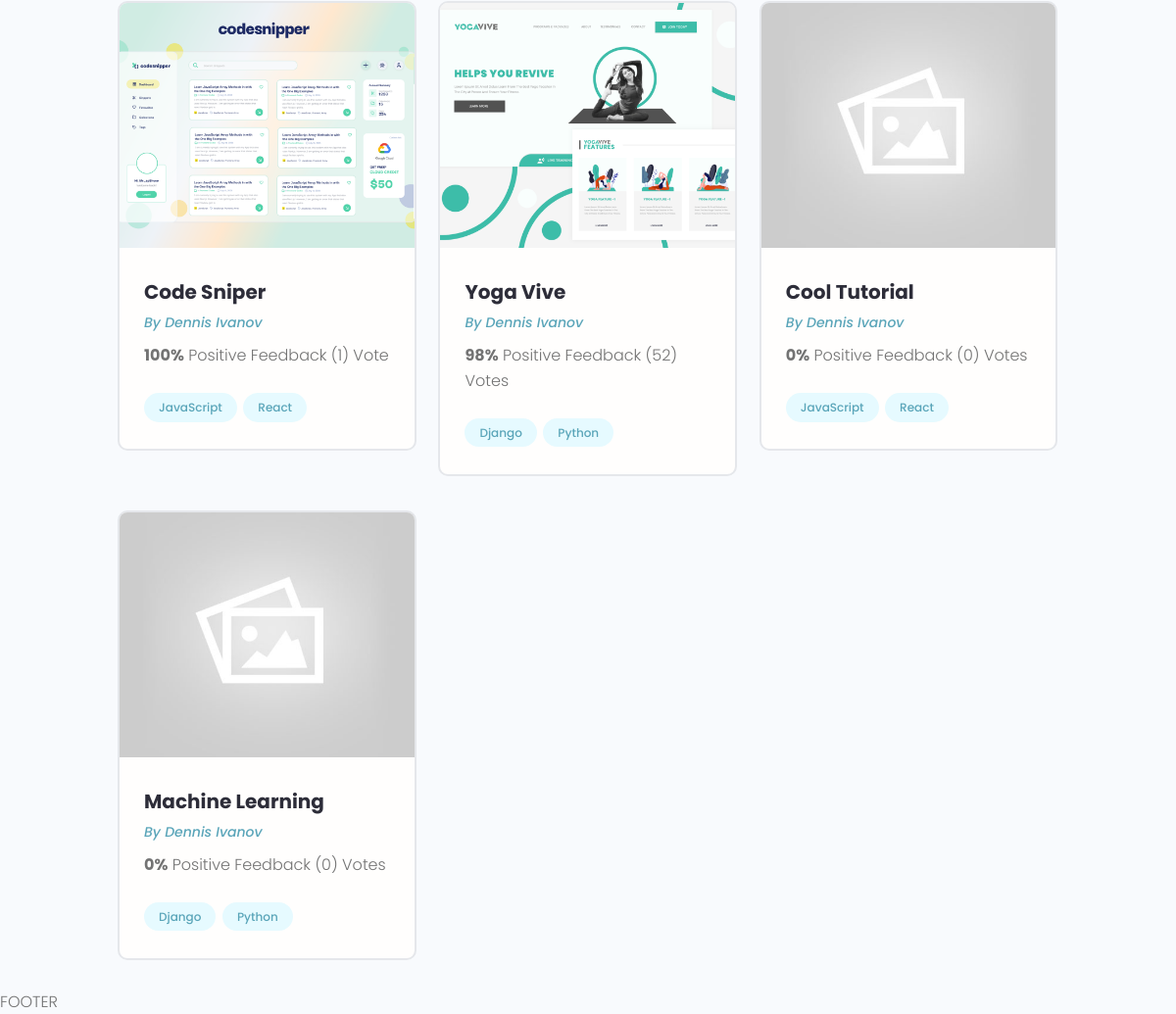
The page /project/ (lower part) on the database as committed earlier.
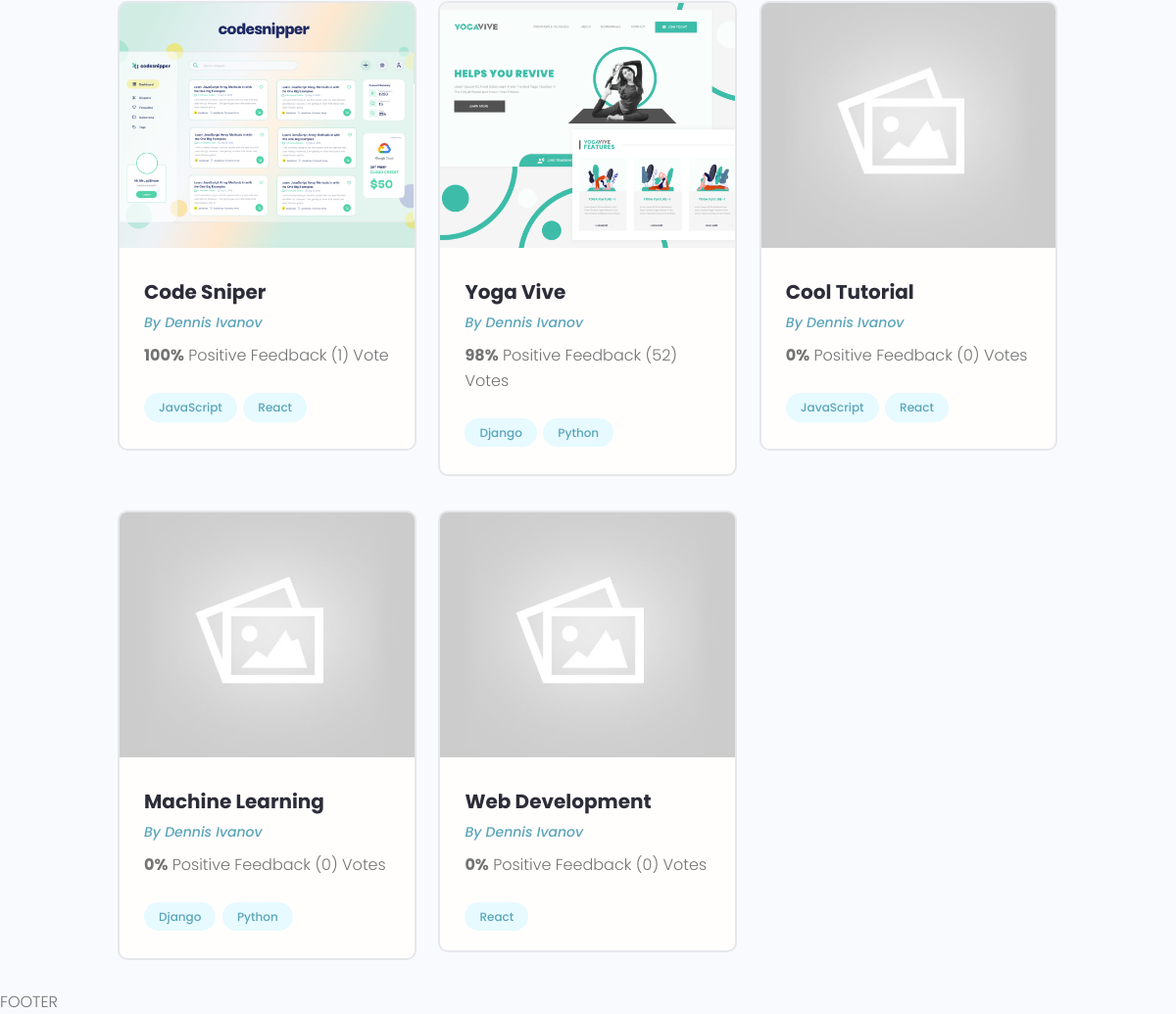
The same page on the database as committed later.
### projects/models.py (models this page shows, shortened)
class Project(models.Model):
    owner = models.ForeignKey(Profile, null=True, blank=True, on_delete=models.SET_NULL)
    title = models.CharField(max_length=200)
    description = models.TextField(null=True, blank=True)
    featured_image = models.ImageField(null=True, blank=True, default="default.jpg")
    demo_link = models.CharField(max_length=2000, null=True, blank=True)
    source_link = models.CharField(max_length=2000, null=True, blank=True)
    tags = models.ManyToManyField('Tag', blank=True)
    vote_total = models.IntegerField(default=0, null=True, blank=True)
    vote_ratio = models.IntegerField(default=0, null=True, blank=True)
    created = models.DateTimeField(auto_now_add=True)
    id = models.UUIDField(default=uuid.uuid4, unique=True, primary_key=True, editable=False)

class Tag(models.Model):
    name = models.CharField(max_length=200)
    created = models.DateTimeField(auto_now_add=True)
    id = models.UUIDField(default=uuid.uuid4, unique=True, primary_key=True, editable=False)
    def __str__(self):
        return self.name

### projects/views.py (the view)
# urls.py: path('project/', include('projects.urls')),
def projects(request):
    projects = Project.objects.all()
    context = {'projects' : projects}
    return render(request, 'projects/projects.html', context)

### projects/templates/projects/projects.html (shortened to what this page needs)
{% extends 'main.html' %}
{% block content %}
  <main class="projects">
    <section class="projectsList">
      <div class="container">
        <div class="grid grid--three">
        {% for project in projects %}
          <div class="column">
            <div class="card project">
              <a href="{% url 'project' project.id %}" class="project">
                <img class="project__thumbnail" src="{{ project.featured_image.url }}" alt="project thumbnail" />
                <div class="card__body">
                  <h3 class="project__title">{{project.title}}</h3>
                  <p><a class="project__author" href="{% url 'project' project.id %}">By Dennis Ivanov</a></p>
                  <p class="project--rating">
                    <span style="font-weight: bold;">{{project.vote_ratio}}%</span> Positive
                    Feedback ({{project.vote_total}}) Vote{{project.vote_total|pluralize:"s"}}
                  </p>
                  <div class="project__tags">
                    {% for tag in project.tags.all %}
                    <span class="tag tag--pill tag--main">
                      <small>{{tag}}</small>
                    </span>
                    {% endfor %}
                  </div>
                </div>
              </a>
            </div>
          </div>
        {% endfor %}
        </div>
      </div>
    </section>
  </main>
{% endblock content %}

### templates/main.html (shortened to what this page needs)
<!DOCTYPE html>
{% load static %}
<html>
<head>
    <link rel="stylesheet" href="https://cdn.iconmonstr.com/1.3.0/css/iconmonstr-iconic-font.min.css" />
    <link rel="stylesheet" href="{% static 'uikit/styles/uikit.css' %}" />
    <link rel="stylesheet" href="{% static 'styles/app.css' %}" />
</head>
<body>
    {% block content %}
    {% endblock content%}
    <p>FOOTER</p>
</body>
</html>

### templates/navbar.html (shortened to what this page needs)
{% load static %}

### static/styles/app.css (style rules this page uses)
:root { --color-sub: #2d2d39; }
.card { border: 2px solid var(--color-light); }
img { width: 100%; }
.project__author { font-size: 1.4rem; font-style: italic; }
.project--rating { margin-bottom: 1.6em; margin-top: .5em; }
.projectsList { margin-top: 8rem; }
.project__thumbnail { height: 25rem; object-fit: cover; object-position: top center; }
.project__title { font-size: 2rem; font-weight: 700; color: var(--color-sub); }

### static/uikit/styles/modules/_variables.css (style rules this page uses)
:root { --color-main: #5aa5b9; --color-main-light: #e6faff; --color-sub: #3f4156; --color-sub-light: #51546e; --color-sub-lighter: #ededfd; --color-text: #737373; --color-gray: #8b8b8b; --color-light: #e5e7eb; --color-light-gray: #767676; --color-bg: #f8fafd; --color-white: #fffefd; --color-white-light: #f3f3f3; --color-success: #359e64; --color-success-bg: #def8e8; --color-error: #fc4b0b; --color-error-bg: #fff2ee; --font-base: 'Poppins', arial, helvetica, 'Segoe UI', roboto, ubuntu, sans-serif; --font-monospace: 'Fira Code', 'Courier New', courier, monospace; --font-regular: 300; --font-medium: 500; --font-bold: 700; --generic-shadow: 1px 1px 5px #00000010; --generic-transition: all 0.3s ease-in-out; }

### static/uikit/styles/modules/_base.css (style rules this page uses)
* { margin: 0; padding: 0; box-sizing: border-box; text-rendering: optimizeLegibility; color: inherit; font-size: inherit; }
html { font-size: 50%; }
@media only screen and (min-width: 480px) { html { font-size: 56.25%; } }
@media only screen and (min-width: 1200px) { html { font-size: 62.5%; } }
body { line-height: 1.6; font-weight: 400; font-size: 1.5rem; color: var(--color-text); background-color: var(--color-bg); min-height: 100vh; }

### static/uikit/styles/modules/_typography.css (style rules this page uses)
* { font-family: var(--font-base); }
h3 { font-size: 3.2rem; font-weight: var(--font-medium); }
p, span, strong { font-size: 1.6rem; color: var(--color-text); font-weight: var(--font-regular); }
a { padding-bottom: 2px; text-decoration: none; display: inline-block; color: var(--color-main); font-weight: var(--font-medium); }

### static/uikit/styles/modules/_utilities.css (style rules this page uses)
.container { width: 92%; max-width: 165rem; margin: 0 auto; box-sizing: border-box; }
@media screen and (min-width: 1000px) { .container { width: 90%; } }
@media screen and (min-width: 1200px) { .container { width: 80%; } }

### static/uikit/styles/modules/_card.css (style rules this page uses)
.card { border-radius: 1rem; background-color: var(--color-white); border: 1.5px solid var(--color-light); width: auto; height: auto; margin-top: 0.5rem; margin-bottom: 0.5rem; overflow: hidden; }
.card__body, .card__header { padding: 2rem 2.5rem; }

### static/uikit/styles/modules/_tag.css (style rules this page uses)
.tag { display: inline-flex; align-items: center; background-color: var(--color-sub); height: -webkit-fit-content; height: -moz-fit-content; height: fit-content; width: -webkit-fit-content; width: -moz-fit-content; width: fit-content; border-radius: 0.5rem; padding: 0.5rem 1.5rem; font-size: 1.2rem; cursor: pointer; }
.tag:not(:last-child) { margin-right: 0.25rem; margin-bottom: 0.75rem; }
.tag > small { color: var(--color-white); }
.tag--pill { border-radius: 5rem; }
.tag--main, .tag--main > small { background: var(--color-main-light); color: var(--color-main); font-weight: 500; }

### static/uikit/styles/modules/_grid.css (style rules this page uses)
.grid { display: flex; flex-wrap: wrap; justify-content: flex-start; align-items: stretch; }
.grid > .column { min-width: 28rem; margin-bottom: 2.5rem; }
.grid--three > .column { flex-basis: 100%; }
@media screen and (min-width: 800px) { .grid--three { margin-right: -2%; } }
@media screen and (min-width: 800px) { .grid--three > .column { margin-right: 2%; } }
@media screen and (min-width: 800px) { .grid--three > .column { flex-basis: 48%; } }
@media screen and (min-width: 1200px) { .grid--three { margin-right: -2.33%; } }
@media screen and (min-width: 1200px) { .grid--three > .column { margin-right: 2.33%; } }
@media screen and (min-width: 1200px) { .grid--three > .column { flex-basis: 31%; } }

Rows that differ between the two databases and show on the page:
added Project: featured_image (placeholder picture), title "Web Development", vote_ratio "0", vote_total "0", Tag (name "React")
